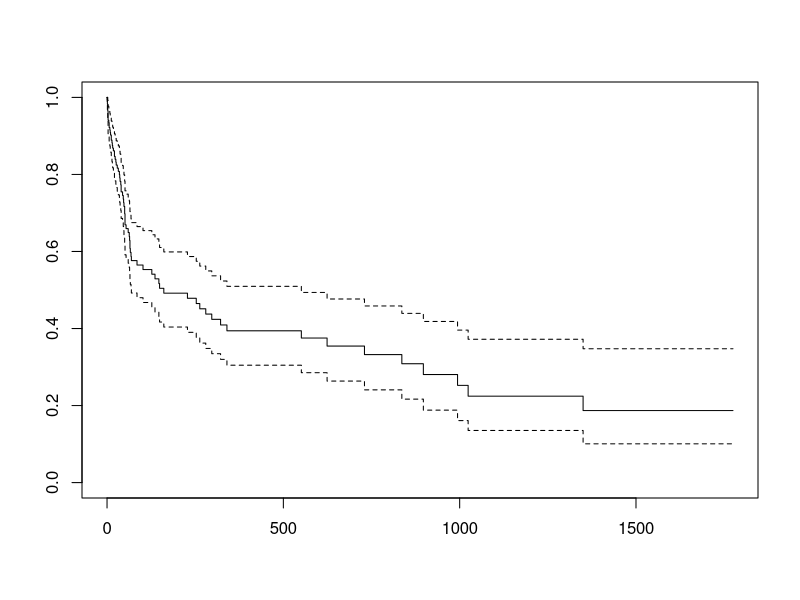
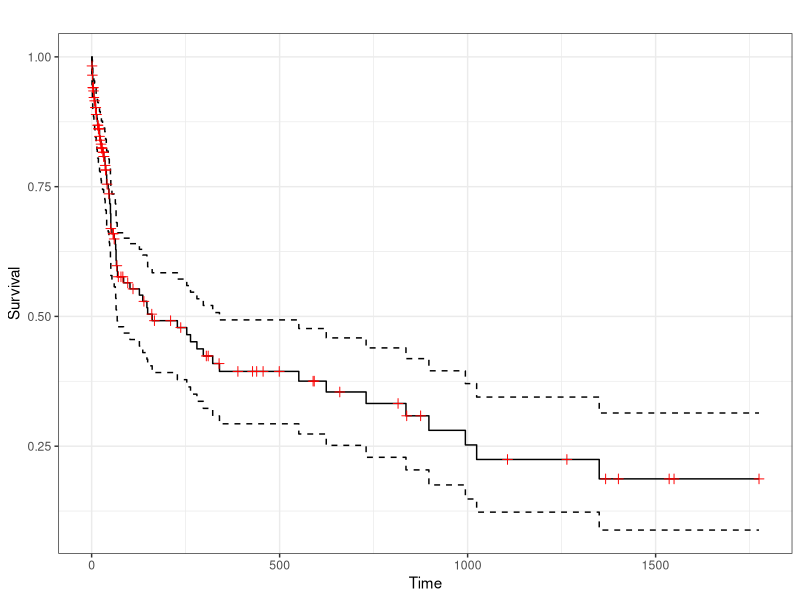
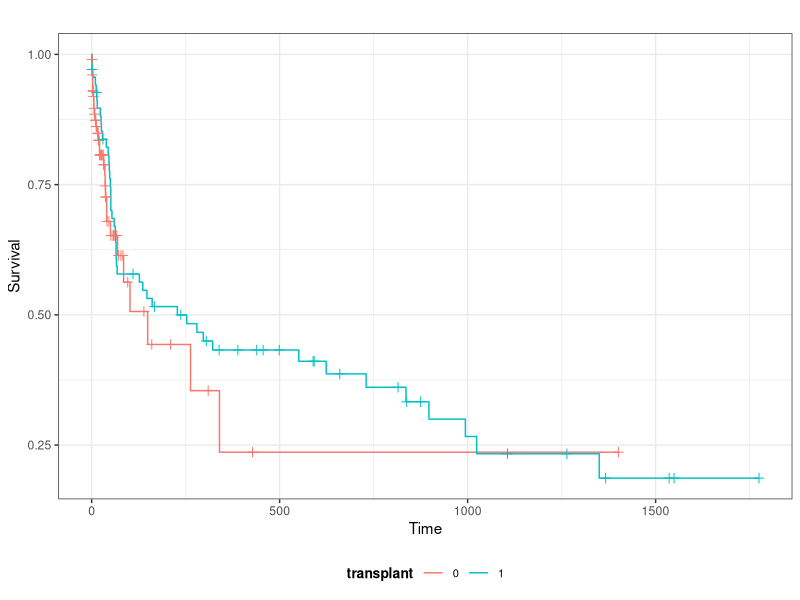

The R script that drew these images, in order:
## ---- chunk 1
options(htmltools.dir.version = FALSE)
knitr::opts_chunk$set(fig.width=10, fig.height=6, fig.align = "center", dev="CairoPNG", dpi=300,
                      dev.args = list(png = list(type = "cairo")), fig.retina=3) 

library(Cairo)
library(ggplot2)

set.seed(123)

# Set ggplot defaults
theme_set(
  theme_bw() +
  theme(legend.position = "bottom",
        plot.subtitle = element_text(face = "italic"
                                     , family = "sans"
                                     , size=10),
        legend.text = element_text(size=8),
        legend.title = element_text(size=10, face = "bold"))
)

## ---- chunk 2
library(survival)
data(heart)

dplyr::glimpse(heart)
## ---- chunk 3
y_mortality <- Surv(heart$stop-heart$start, heart$event==1)

plot(y_mortality)
## ---- chunk 4
library(GGally)

surv_mortality <- survfit(y_mortality~1, conf.type="log-log")
ggsurv(surv_mortality)

summary(surv_mortality)
## ---- chunk 5
surv_mortality_transplant <- survfit(y_mortality~transplant,data=heart, conf.type="log-log")
ggsurv(surv_mortality_transplant)
## ---- chunk 6
cox_model <- coxph(y_mortality ~ transplant, data=heart)
summary(cox_model)

cox_model_age <- coxph(y_mortality ~ age + transplant, data=heart)
summary(cox_model_age)

## ---- chunk 7
cox_model_all <- coxph(y_mortality ~ age + transplant + surgery + year, data=heart)
summary(cox_model_all)
## ---- chunk 8
AIC(cox_model)
AIC(cox_model_age)
AIC(cox_model_all)
